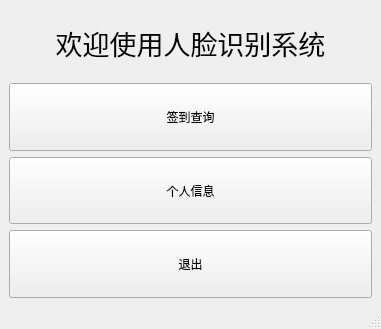
<?xml version="1.0" encoding="UTF-8"?>
<ui version="4.0">
 <class>Student_Form</class>
 <widget class="QMainWindow" name="Student_Form">
  <property name="geometry">
   <rect>
    <x>0</x>
    <y>0</y>
    <width>381</width>
    <height>329</height>
   </rect>
  </property>
  <property name="sizePolicy">
   <sizepolicy hsizetype="Expanding" vsizetype="Expanding">
    <horstretch>0</horstretch>
    <verstretch>0</verstretch>
   </sizepolicy>
  </property>
  <property name="windowTitle">
   <string>人脸签到系统学生端</string>
  </property>
  <property name="windowIcon">
   <iconset>
    <normaloff>../icon/APP_icon.ico</normaloff>../icon/APP_icon.ico</iconset>
  </property>
  <widget class="QWidget" name="centralwidget">
   <property name="sizePolicy">
    <sizepolicy hsizetype="Expanding" vsizetype="Expanding">
     <horstretch>0</horstretch>
     <verstretch>0</verstretch>
    </sizepolicy>
   </property>
   <layout class="QVBoxLayout" name="verticalLayout">
    <item>
     <widget class="QLabel" name="label">
      <property name="sizePolicy">
       <sizepolicy hsizetype="Expanding" vsizetype="Expanding">
        <horstretch>0</horstretch>
        <verstretch>0</verstretch>
       </sizepolicy>
      </property>
      <property name="font">
       <font>
        <pointsize>20</pointsize>
       </font>
      </property>
      <property name="layoutDirection">
       <enum>Qt::LeftToRight</enum>
      </property>
      <property name="text">
       <string>欢迎使用人脸识别系统</string>
      </property>
      <property name="alignment">
       <set>Qt::AlignCenter</set>
      </property>
     </widget>
    </item>
    <item>
     <widget class="QPushButton" name="pushButton">
      <property name="sizePolicy">
       <sizepolicy hsizetype="Expanding" vsizetype="Expanding">
        <horstretch>0</horstretch>
        <verstretch>0</verstretch>
       </sizepolicy>
      </property>
      <property name="text">
       <string>签到查询</string>
      </property>
     </widget>
    </item>
    <item>
     <widget class="QPushButton" name="pushButton_2">
      <property name="sizePolicy">
       <sizepolicy hsizetype="Expanding" vsizetype="Expanding">
        <horstretch>0</horstretch>
        <verstretch>0</verstretch>
       </sizepolicy>
      </property>
      <property name="text">
       <string>个人信息</string>
      </property>
     </widget>
    </item>
    <item>
     <widget class="QPushButton" name="pushButton_3">
      <property name="sizePolicy">
       <sizepolicy hsizetype="Expanding" vsizetype="Expanding">
        <horstretch>0</horstretch>
        <verstretch>0</verstretch>
       </sizepolicy>
      </property>
      <property name="text">
       <string>退出</string>
      </property>
     </widget>
    </item>
   </layout>
  </widget>
  <widget class="QMenuBar" name="menubar">
   <property name="geometry">
    <rect>
     <x>0</x>
     <y>0</y>
     <width>381</width>
     <height>22</height>
    </rect>
   </property>
  </widget>
  <widget class="QStatusBar" name="statusbar"/>
 </widget>
 <resources/>
 <connections>
  <connection>
   <sender>pushButton</sender>
   <signal>clicked()</signal>
   <receiver>Student_Form</receiver>
   <slot>stu1()</slot>
   <hints>
    <hint type="sourcelabel">
     <x>208</x>
     <y>131</y>
    </hint>
    <hint type="destinationlabel">
     <x>341</x>
     <y>94</y>
    </hint>
   </hints>
  </connection>
  <connection>
   <sender>pushButton_2</sender>
   <signal>clicked()</signal>
   <receiver>Student_Form</receiver>
   <slot>stu2()</slot>
   <hints>
    <hint type="sourcelabel">
     <x>217</x>
     <y>210</y>
    </hint>
    <hint type="destinationlabel">
     <x>377</x>
     <y>166</y>
    </hint>
   </hints>
  </connection>
  <connection>
   <sender>pushButton_3</sender>
   <signal>clicked()</signal>
   <receiver>Student_Form</receiver>
   <slot>back()</slot>
   <hints>
    <hint type="sourcelabel">
     <x>212</x>
     <y>251</y>
    </hint>
    <hint type="destinationlabel">
     <x>377</x>
     <y>235</y>
    </hint>
   </hints>
  </connection>
 </connections>
 <slots>
  <slot>stu1()</slot>
  <slot>stu2()</slot>
  <slot>back()</slot>
 </slots>
</ui>
